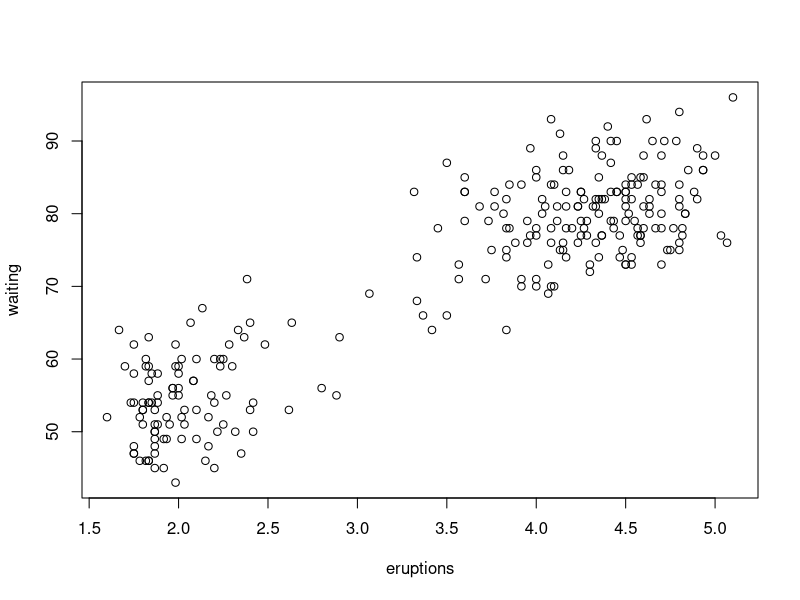
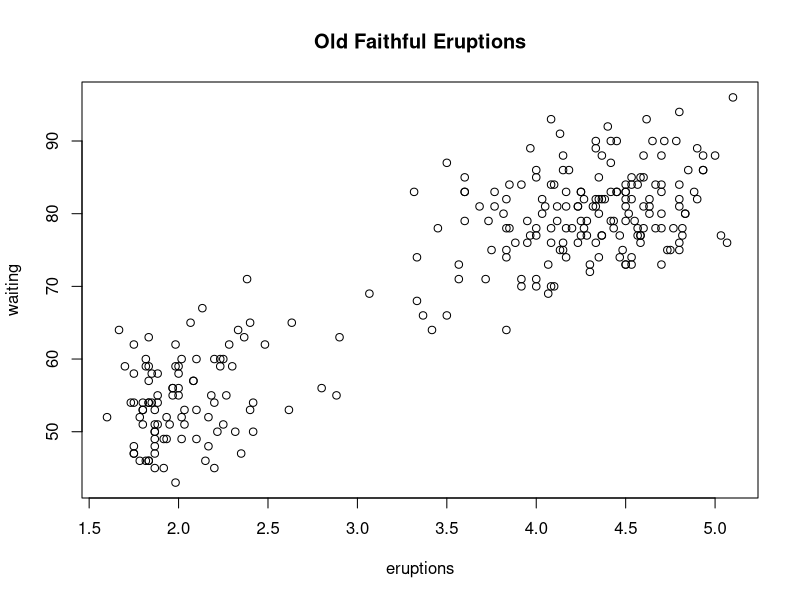
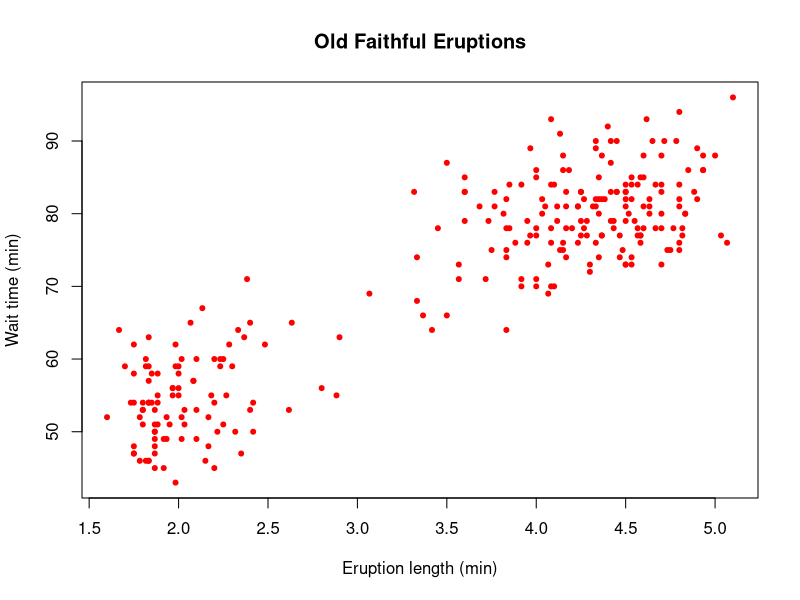
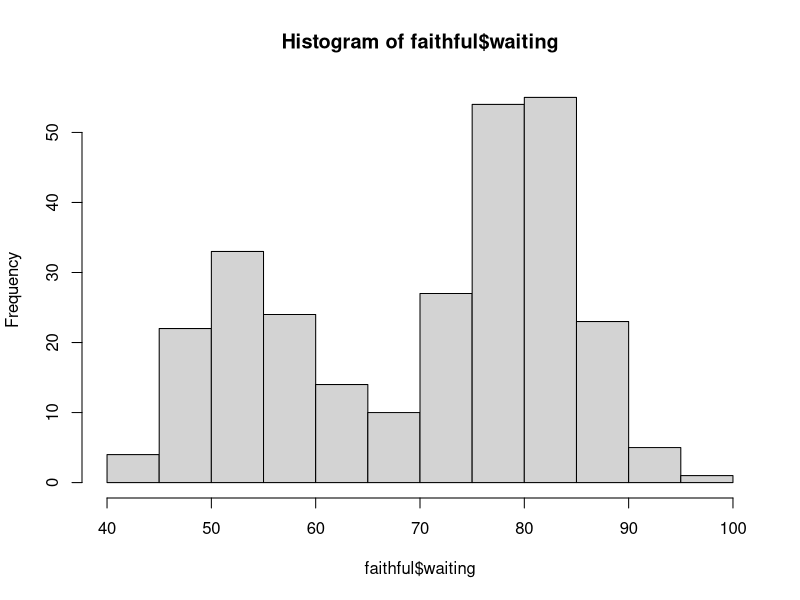

These charts were generated, in order, by the following R code: (Note: this script raises an error after producing the figures.)
# Exploratory Data Visualisation

install.packages("swirl")
library(datasets)
data("faithful")
plot(faithful)
plot(faithful, main = "Old Faithful Eruptions")
faithful
plot(faithful, main = "Old Faithful Eruptions",
     xlab = "Eruption length (min)",
     ylab = "Wait time (min)", pch=20, col="red")

hist(faithful$waiting)
# Break
hist(faithful$waiting, plot = FALSE)$breaks
# Counts
hist(faithful$waiting, plot = FALSE)$counts
# break
hist(faithful$waiting,
     breaks= seq(from=400,to=100, by=1), plot= FALSE)$breaks
# Counts
hist(faithful$waiting,
     breaks= seq(from=400,to=100, by=1), plot= FALSE)$counts

# normal distribution
qqnorm(faithful$waiting, pch=16, cex=.5,
       main ="Q-Q Plot for Waiting Time")

qqline(faithful$waiting)
